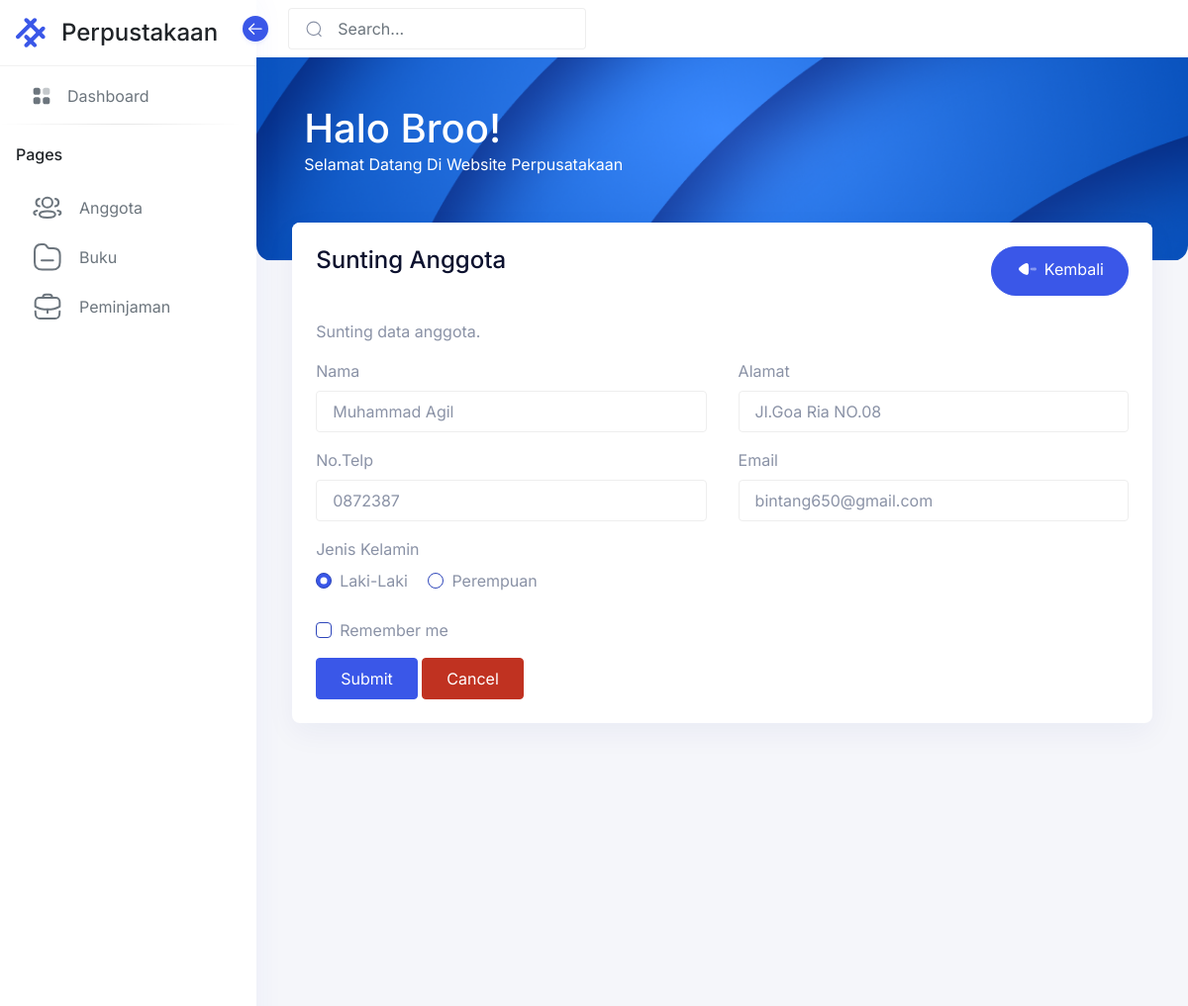
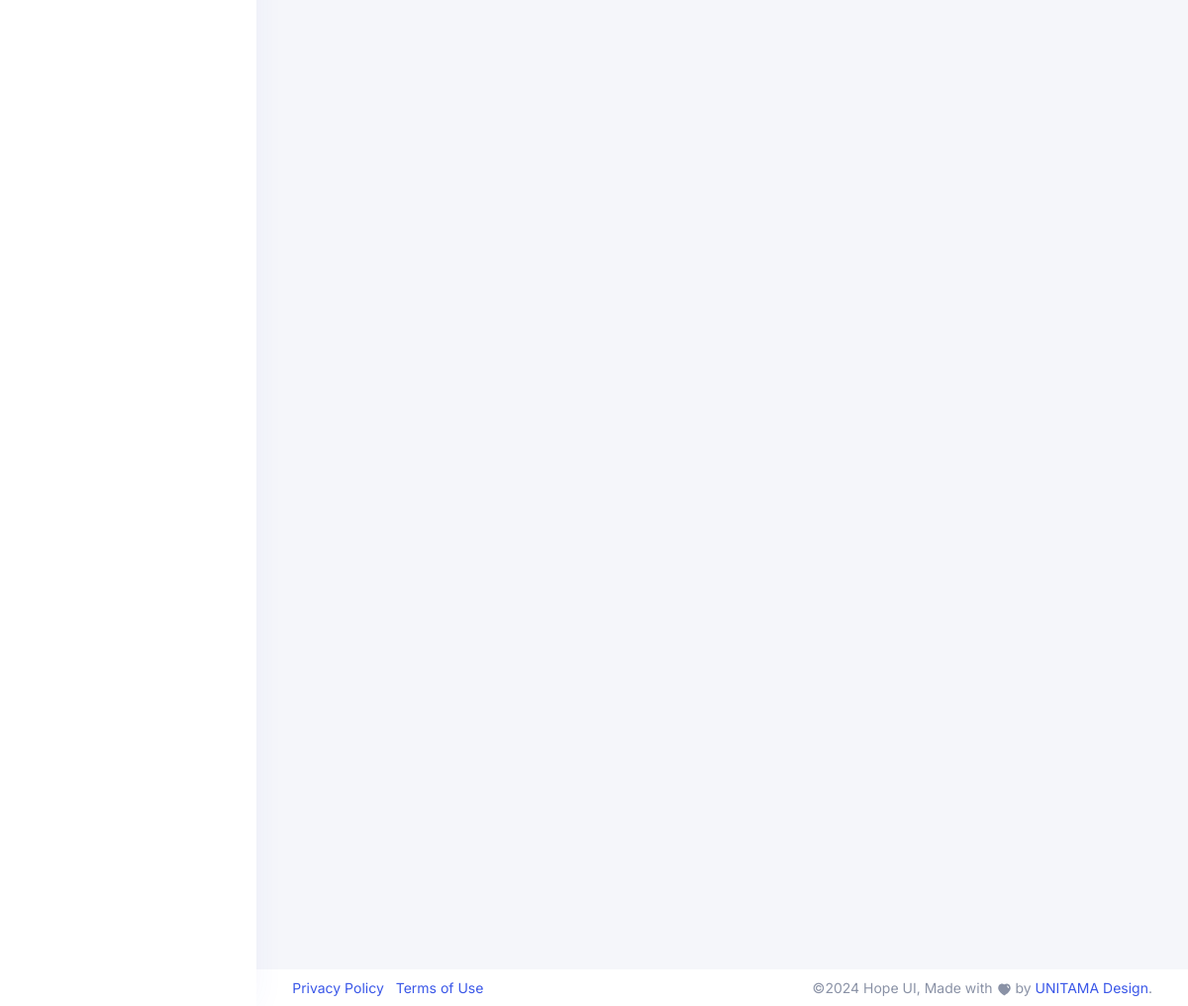
Screenshot of /anggota/edit.php?id=8 with the database file from the repository (2 pictures, top to bottom).
### tables this page shows
CREATE TABLE IF NOT EXISTS `anggota` (
  `id_anggota` int NOT NULL AUTO_INCREMENT,
  `nama` varchar(50) DEFAULT NULL,
  `alamat` text,
  `no_telp` varchar(50) DEFAULT NULL,
  `email` varchar(50) DEFAULT NULL,
  `jenis_kelamin` enum('0','1') DEFAULT NULL,
  PRIMARY KEY (`id_anggota`) USING BTREE
);

### anggota/edit.php (the view, shortened to what this page needs)
<?php include('../config/koneksi.php');
$id = isset($_GET['id']) ? $_GET['id'] : '';
$sql = "SELECT * FROM anggota WHERE id_anggota = '$id'";
$query =  mysqli_query($koneksi, $sql);
$data = mysqli_fetch_assoc($query);
?>
<!DOCTYPE html>
<html lang="en">
<?php include "../contents/header.php"; ?>
<body>
    <?php include "../contents/sidebar.php"; ?>
    <main class="main-content">
        <div class="position-relative iq-banner">
            <?php include "../contents/navbar.php" ?>
            <?php include "../contents/navbar-header.php" ?>
        </div>
        <div class="conatiner-fluid content-inner mt-n5 py-0">
            <div class="row">
                <div class="col-sm-12">
                    <div class="card">
                        <div class="card-header d-flex justify-content-between">
                            <div class="header-title">
                                <h4 class="card-title">Sunting Anggota</h4>
                            </div>
                            <a class="btn btn-primary rounded-pill" href="../anggota">
                                <span class="btn-inner">
                                </span>
                                Kembali
                            </a>
                        </div>
                        <div class="card-body">
                            <p>Sunting data anggota.</p>
                            <form action="../anggota/proses_edit.php" method="POST">
                                <div class="row">
                                    <div class="col-md-6">
                                        <div class="form-group">
                                            <label class="form-label" for="nama">Nama</label>
                                            <input type="text" class="form-control" id="nama" name="nama" value="<?php echo $data['nama'] ?>" placeholder="Masukkan Nama Anda...">
                                        </div>
                                    </div>
                                    <div class="col-md-6">
                                        <div class="form-group">
                                            <label class="form-label" for="alamat">Alamat</label>
                                            <input type="text" class="form-control" id="alamat" name="alamat"  value="<?php echo $data['alamat'] ?>" placeholder="Masukkan Alamat Anda...">
                                        </div>
                                    </div>
                                </div>
                                <div class="row">
                                    <div class="col-md-6">
                                        <div class="form-group">
                                            <label class="form-label" for="no_telp">No.Telp</label>
                                            <input type="number" class="form-control" id="no_telp" name="no_telp" value="<?php echo $data['no_telp'] ?>" placeholder="Masukkan Nomor Telepon Anda...">
                                        </div>
                                    </div>
                                    <div class="col-md-6">
                                        <div class="form-group">
                                            <label class="form-label" for="email">Email</label>
                                            <input type="email" class="form-control" id="email" name="email"  value="<?php echo $data['email'] ?>" placeholder="Masukkan Email Anda...">
                                        </div>
                                    </div>
                                </div>
                                <div class="row">
                                    <div class="col-md-6">
                                    <label for="" class="form-label">Jenis Kelamin</label>
                                    <div class="mb-3">
                                        <div class="form-check form-check-inline">
                                            <label class="form-label">Laki-Laki</label>
                                            <input class="form-check-input" type="radio" name="jenis_kelamin" id="inlineRadio1" value="0" <?php echo $data['jenis_kelamin'] == 0 ? 'checked' : '' ?> >
                                        </div>
                                        <div class="form-check form-check-inline">
                                            <label class="form-label">Perempuan</label>
                                            <input class="form-check-input" type="radio" name="jenis_kelamin" id="inlineRadio2" value="1" <?php echo $data['jenis_kelamin'] == 1 ? 'checked' : '' ?>>
                                        </div>
                                    </div>
                                    </div>
                                </div>
                                <div class="form-group">
                                    <div class="form-check">
                                        <input class="form-check-input" type="checkbox" value="" id="flexCheckDefault3">
                                        <label class="form-check-label" for="flexCheckDefault3">
                                            Remember me
                                        </label>
                                    </div>
                                </div>
                                <button type="submit" name="submit" class="btn btn-primary">Submit</button>
                                <button type="reset" class="btn btn-danger">Cancel</button>
                            </form>
                        </div>
                    </div>
                </div>
            </div>
        </div>
        <?php include "../contents/footer.php" ?>
    </main>
</body>
</html>

### rows the page displays
anggota: nama "Muhammad Agil", alamat "Jl.Goa Ria NO.08", no_telp "0872387", email "bintang650@gmail.com", jenis_kelamin "☑"
